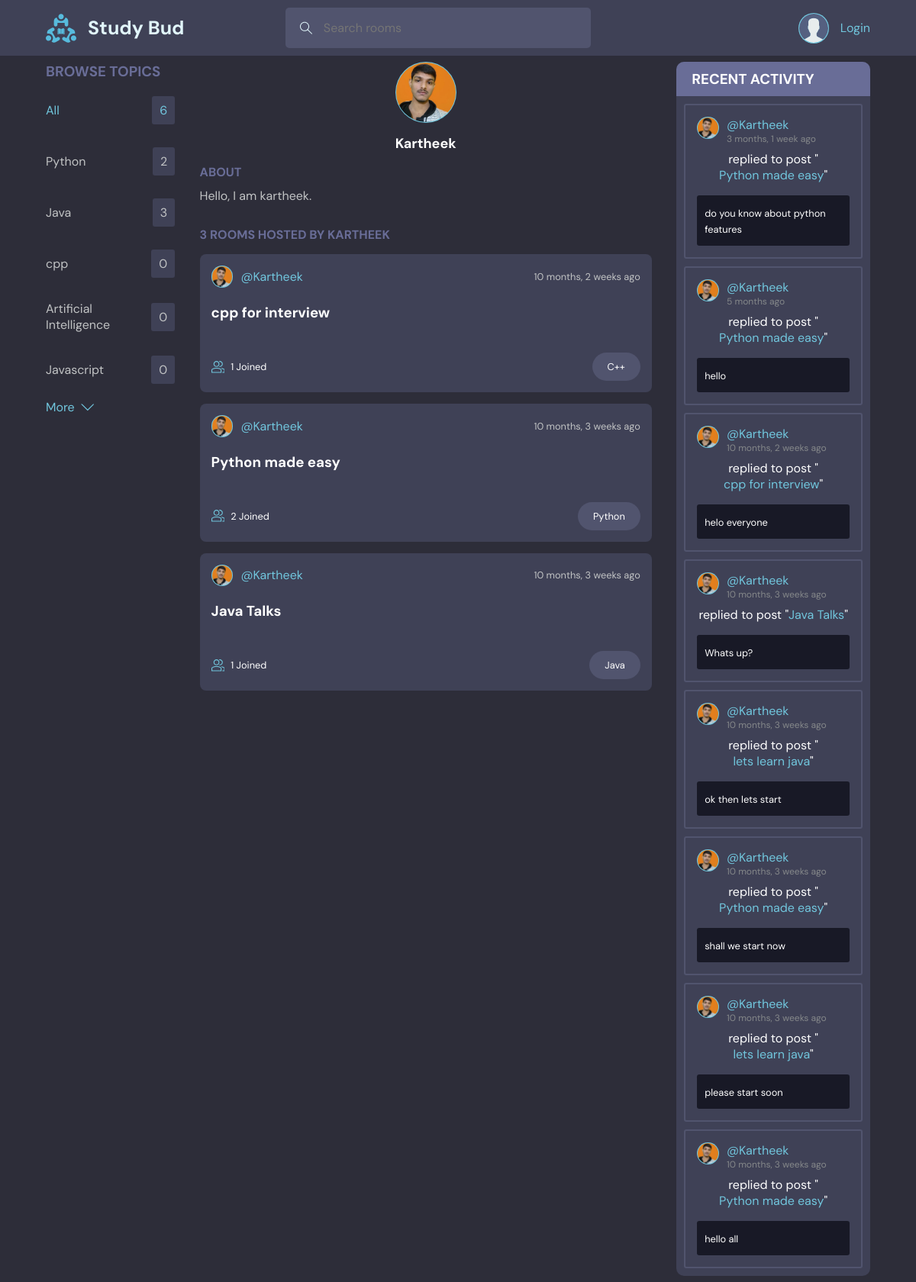
Screenshot of /user-profile/1/ with the database file from the repository.
### base/models.py (models this page shows, shortened)
class Topic(models.Model):
    name = models.CharField(max_length=200)

class User(AbstractUser):
    name = models.CharField(max_length=200, null=True)
    email = models.EmailField(unique=True, null=True)
    bio = models.TextField(null=True)
    avatar = models.ImageField(null=True, default="avatar.svg")
    USERNAME_FIELD = 'email'
    REQUIRED_FIELDS = []

class Room(models.Model):
    host = models.ForeignKey(User, on_delete=models.SET_NULL, null=True)
    topic = models.ForeignKey(Topic, on_delete=models.SET_NULL, null=True)
    name = models.CharField(max_length=200)
    description = models.TextField(null=True, blank=True)
    participants = models.ManyToManyField(User, related_name='participants', blank=True)
    updated = models.DateTimeField(auto_now=True)
    created = models.DateTimeField(auto_now_add=True)
    class Meta:
        ordering = ['-updated', '-created']
    def __str__(self):
        return self.name

class Message(models.Model):
    user = models.ForeignKey(User, on_delete=models.CASCADE)
    room = models.ForeignKey(Room, on_delete=models.CASCADE)
    body = models.TextField()
    updated = models.DateTimeField(auto_now=True)
    created = models.DateTimeField(auto_now_add=True)
    class Meta:
        ordering = ['-updated', '-created']
    def __str__(self):
        return self.body[:50]

### base/views.py (the view)
# urls.py: path('user-profile/<str:pk>/', views.userProfile, name='user-profile'),
def userProfile(request, pk):
    user = User.objects.get(id=pk)
    rooms = user.room_set.all()
    topics = Topic.objects.all()
    topics_count = topics.count()
    topics = topics[:5]
    room_messages = user.message_set.all()
    context = {'user': user, 'rooms': rooms, 'topics': topics, 'topics_count': topics_count, 'room_messages': room_messages}
    return render(request, 'base/userProfile.html', context)

### base/templates/base/userProfile.html (shortened to what this page needs)
{% extends 'main.html' %}
{% block content %}
<main class="grid userProfile">
    <div class="browse">
        <h3>BROWSE TOPICS</h3>
        {% include "base/component_topics.html" %}
        <a href="{% url 'topics' %}">
            <span>More</span>
            <svg version="1.1" xmlns="http://www.w3.org/2000/svg" width="32" height="32" viewBox="0 0 32 32">
                <title>chevron-down</title>
                <path d="M16 21l-13-13h-3l16 16 16-16h-3l-13 13z"></path>
            </svg>
        </a>
    </div>
    <div class="content">
        <div class="profileHeader">
            <img src="{{ user.avatar.url }}" alt="" class="avatar avatar--large">
            <h5>{{ user.name }}</h5>
        </div>
        <h4>about</h4>
        <p>{{ user.bio }}</p>
        <h4>{{ rooms.count }} ROOMS HOSTED BY {{ user.name }}</h4>
        {% include "base/component_roomList.html" %}
    </div>
    <div class="activity box-layout">
        <div class="room__top">
            <h3>RECENT ACTIVITY</h3>
        </div>
        {% include "base/component_activity.html" %}
    </div>
</main>
{% endblock content %}

### templates/main.html (shortened to what this page needs)
<!DOCTYPE html>
{% load static %}
<html lang="en">
<head>
    <link rel="stylesheet" href="{% static 'css/style.css' %}">
</head>
<body>
    {% include 'navbar.html' %}
    {% block content %}
    {% endblock content %}
</body>
</html>

### templates/navbar.html (shortened to what this page needs)
{% load static %}
<div class="nav">
    <div class="flex">
        <div class="logo">
            <a href="{% url 'home' %}">
                <img src="{% static 'images/logo.svg' %}" alt="">
                <span>Study Bud</span>
            </a>
        </div>
        <div class="search">
            <form action="{% url 'home' %}" class="search-box">
                <input name="q" type="text" placeholder="Search rooms">
            </form>
        </div>
        <div class="account">
            {% if request.user.is_authenticated %}
                <div class="drop-btn">
                    <img src="{{ request.user.avatar.url }}" alt="" class="avatar">
                    <span>@{{ request.user.name }}</span>
                    <svg version="1.1" xmlns="http://www.w3.org/2000/svg" width="32" height="32" viewBox="0 0 32 32">
                        <title>chevron-down</title>
                        <path d="M16 21l-13-13h-3l16 16 16-16h-3l-13 13z"></path>
                    </svg>
                </div>
                <div class="dropdown">
                    <a href="{% url 'update-user' %}">
                        <svg version="1.1" xmlns="http://www.w3.org/2000/svg" width="32" height="32" viewBox="0 0 32 32">
                            <title>tools</title>
                            <path d="M27.465 32c-1.211 0-2.35-0.471-3.207-1.328l-9.392-9.391c-2.369 0.898-4.898 0.951-7.355 0.15-3.274-1.074-5.869-3.67-6.943-6.942-0.879-2.682-0.734-5.45 0.419-8.004 0.135-0.299 0.408-0.512 0.731-0.572 0.32-0.051 0.654 0.045 0.887 0.277l5.394 5.395 3.586-3.586-5.394-5.395c-0.232-0.232-0.336-0.564-0.276-0.887s0.272-0.596 0.572-0.732c2.552-1.152 5.318-1.295 8.001-0.418 3.274 1.074 5.869 3.67 6.943 6.942 0.806 2.457 0.752 4.987-0.15 7.358l9.392 9.391c0.844 0.842 1.328 2.012 1.328 3.207-0 2.5-2.034 4.535-4.535 4.535zM15.101 19.102c0.26 0 0.516 0.102 0.707 0.293l9.864 9.863c0.479 0.479 1.116 0.742 1.793 0.742 1.398 0 2.535-1.137 2.535-2.535 0-0.668-0.27-1.322-0.742-1.793l-9.864-9.863c-0.294-0.295-0.376-0.74-0.204-1.119 0.943-2.090 1.061-4.357 0.341-6.555-0.863-2.631-3.034-4.801-5.665-5.666-1.713-0.561-3.468-0.609-5.145-0.164l4.986 4.988c0.391 0.391 0.391 1.023 0 1.414l-5 5c-0.188 0.188-0.441 0.293-0.707 0.293s-0.52-0.105-0.707-0.293l-4.987-4.988c-0.45 1.682-0.397 3.436 0.164 5.146 0.863 2.631 3.034 4.801 5.665 5.666 2.2 0.721 4.466 0.604 6.555-0.342 0.132-0.059 0.271-0.088 0.411-0.088z">
                            </path>
                        </svg>
                        <span>Settings</span>
                    </a>
                    <a href="{% url 'logout' %}">
                        <svg version="1.1" xmlns="http://www.w3.org/2000/svg" width="32" height="32" viewBox="0 0 32 32">
                            <title>sign-out</title>
                            <path
                            d="M3 0h22c0.553 0 1 0 1 0.553l-0 3.447h-2v-2h-20v28h20v-2h2l0 3.447c0 0.553-0.447 0.553-1 0.553h-22c-0.553 0-1-0.447-1-1v-30c0-0.553 0.447-1 1-1z"
                            ></path>
                            <path
                            d="M21.879 21.293l1.414 1.414 6.707-6.707-6.707-6.707-1.414 1.414 4.293 4.293h-14.172v2h14.172l-4.293 4.293z"
                            ></path>
                        </svg>
                        <span>Logout</span>
                    </a>
                </div>
            {% else %}
                <a href="{% url 'login' %}">
                    <img src="{% static 'images/avatar.svg' %}" alt="" class="avatar">
                    <span>Login</span>
                </a>
            {% endif %}
        </div>
    </div>
</div>

### base/templates/base/component_topics.html
<ul class="topics-list">
    <li class="active"><a href="{% url 'home' %}">All</a><span>{{ topics_count }}</span></li>
    {% for topic in topics %}
        <li><a href="{% url 'home' %}?q={{ topic.name }}">{{ topic.name }}</a><span>{{ topic.room_set.all.count }}</span></li>
    {% endfor %}
</ul>

### base/templates/base/component_roomList.html (shortened to what this page needs)
<div class="roomList">
    {% for room in rooms %}
        <div class="roomList__item">
            <div class="userDetails">
                <a href="{% url 'user-profile' room.host.id %}">
                    <img src="{{ room.host.avatar.url }}" alt="" class="avatar avatar--small">
                    <span>@{{ room.host.name }}</span>
                </a>
                <small>{{ room.created|timesince }} ago</small>
            </div>
            <h3><a href="{% url 'room' room.id %}">{{ room.name }}</a></h3>
            <div class="roomList__item__footer">
                <small>{{ room.participants.all.count }} Joined</small>
                <span>{{ room.topic.name }}</span>
            </div>
        </div>
    {% endfor %}
</div>

### base/templates/base/component_activity.html (shortened to what this page needs)
<div class="activity__body">
    {% for message in room_messages %}
        <div class="activity-details">
            <div class="userDetails">
                <a href="{% url 'user-profile' message.user.id %}">
                    <img src="{{ message.user.avatar.url }}" alt="" class="avatar avatar--small">
                    <div class="userName">
                        <span>@{{ message.user.name }}</span>
                        <small>{{ message.updated|timesince }} ago</small>
                    </div>
                </a>
            </div>
            <p>replied to post "<a href="{% url 'room' message.room.id %}">{{ message.room }}</a>"</p>
            <div class="message-body">
                <small>{{ message }}</small>
            </div>
        </div>
    {% endfor %}
</div>

### rows the page displays
Topic: name "Python", room_set.all.count "2"
Topic: name "Java", room_set.all.count "3"
Topic: name "cpp", room_set.all.count "0"
Topic: name "Artificial Intelligence", room_set.all.count "0"
Topic: name "Javascript", room_set.all.count "0"
User: avatar (picture), name "Kartheek", bio "Hello, I am kartheek.", count "3", name "KARTHEEK"
Room: host.avatar (picture), host.name "Kartheek", created "10 months, 2 weeks", name "cpp for interview", participants.all.count "1", topic.name "C++"
Room: host.avatar (picture), host.name "Kartheek", created "10 months, 3 weeks", name "Python made easy", participants.all.count "2", topic.name "Python"
Room: host.avatar (picture), host.name "Kartheek", created "10 months, 3 weeks", name "Java Talks", participants.all.count "1", topic.name "Java"
Message: user.avatar (picture), user.name "Kartheek", updated "3 months, 1 week", room "Python made easy", body "do you know about python features"
Message: user.avatar (picture), user.name "Kartheek", updated "5 months", room "Python made easy", body "hello"
Message: user.avatar (picture), user.name "Kartheek", updated "10 months, 2 weeks", room "cpp for interview", body "helo everyone"
Message: user.avatar (picture), user.name "Kartheek", updated "10 months, 3 weeks", room "Java Talks", body "Whats up?"
Message: user.avatar (picture), user.name "Kartheek", updated "10 months, 3 weeks", room "lets learn java", body "ok then lets start"
Message: user.avatar (picture), user.name "Kartheek", updated "10 months, 3 weeks", room "Python made easy", body "shall we start now"
Message: user.avatar (picture), user.name "Kartheek", updated "10 months, 3 weeks", room "lets learn java", body "please start soon"
Message: user.avatar (picture), user.name "Kartheek", updated "10 months, 3 weeks", room "Python made easy", body "hello all"

### other values shown
{{ topics_count }} "6"
